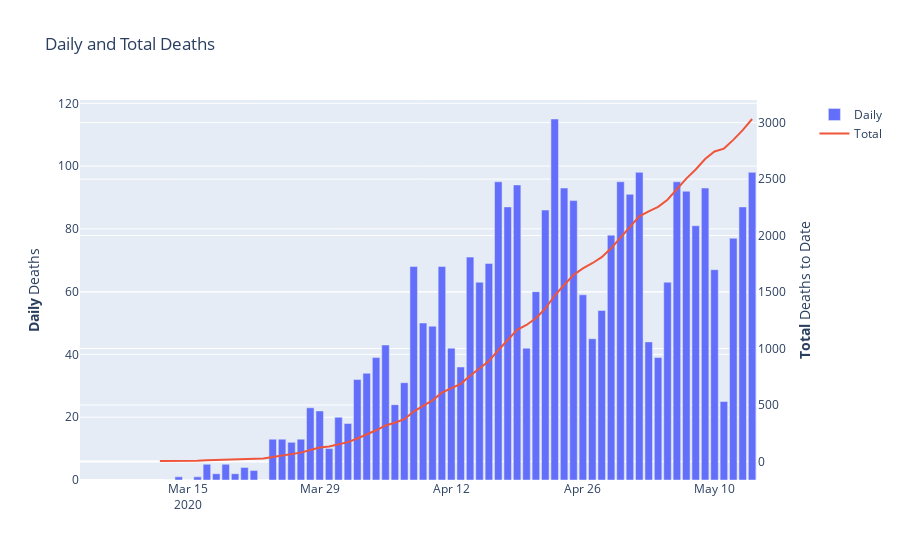

Notebook code cell kept with this figure:
### Code cell
scatter_deaths_states("WY")
